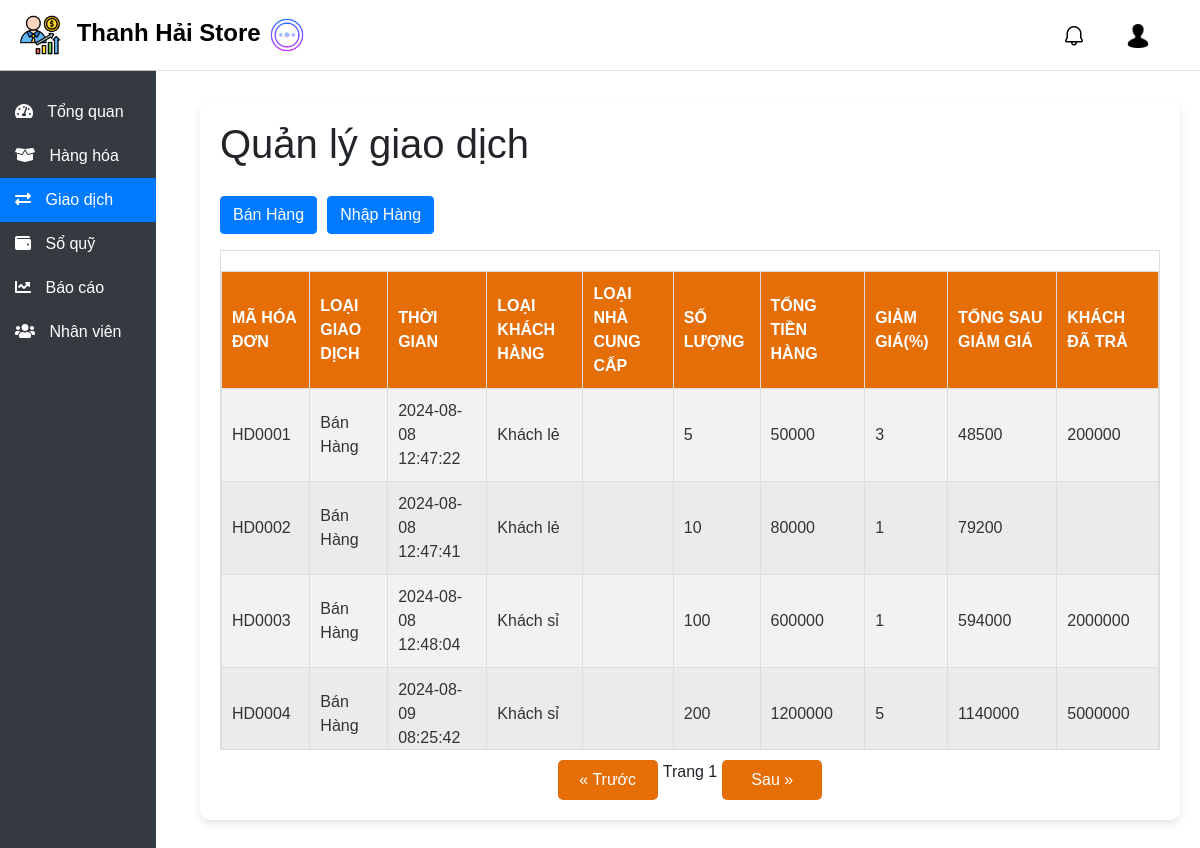
Page /transaction (signed in) on the committed database.
### db.py (models this page shows)
class Bill(db.Model):
    __tablename__ = 'bill'
    id_bill = db.Column(db.Integer, primary_key=True)
    quantity = db.Column(db.Integer, nullable=False)
    date = db.Column(db.DateTime, default=lambda: datetime.utcnow().replace(microsecond=0), nullable=False)
    type_transaction = db.Column(db.String(255), nullable=True)
    type_customer = db.Column(db.String(255), nullable=True)
    totalprice = db.Column(db.Integer, nullable=True)
    discount = db.Column(db.Integer, nullable=True)
    afterdiscount = db.Column(db.Integer, nullable=True)
    customerpaid = db.Column(db.Integer, nullable=True)
    id_product = db.Column(db.Integer, nullable=False)
    phone_customer = db.Column(db.Integer, nullable=True)
    type_supplier = db.Column(db.String(255), nullable=True)
    phone_supplier = db.Column(db.Integer, nullable=True)

### app.py (the view)
@app.route("/transaction", methods=["GET"])
def admin_transaction():
    if "user_id" in session and session["usertype"] == "admin":
        user = Register.query.filter_by(id=session["user_id"]).first()
        if user:
            bills = get_bills()
            return render_template(
                "admin/transaction.html", user_name=user.user, bills=bills
            )
        else:
            return "Không tìm thấy thông tin người dùng"
    else:
        return redirect(url_for("login"))

### templates/admin/transaction.html (shortened to what this page needs)
<!DOCTYPE html>
<html lang="en">
<head>
    <link rel="stylesheet" href="https://stackpath.bootstrapcdn.com/bootstrap/4.5.2/css/bootstrap.min.css">
    <link rel="stylesheet" href="https://cdnjs.cloudflare.com/ajax/libs/font-awesome/5.15.3/css/all.min.css">
    <link rel="stylesheet" href="../../static/css/transaction.css">
</head>
<body>
    <nav class="navbar navbar-custom navbar-expand-lg">
        <a class="navbar-brand" href="#">
            <img src="../../static/img/logo_login.png" alt="Logo" style="width: 40px; margin-right: 10px;">
            Thanh Hải Store
            <img src="../../static/img/more.png" alt="More" id="toggleSidebar"
                style="width: 40px; margin-right: 10px; cursor: pointer;">
        </a>
        <ul class="navbar-nav ml-auto">
            <li class="nav-item">
                <a class="nav-link" href="#">
                    <div id="notification-icon">
                        <img src="../../static/img/notification.png" alt="Thông báo" class="notification-icon">
                    </div>
                </a>
            </li>
            <li class="nav-item">
                <a class="nav-link" href="/account">
                    <img src="../../static/img/user.png" alt="Tài khoản" class="account-icon">
                </a>
            </li>
        </ul>
    </nav>
    <div class="sidebar" id="sidebar">
        <a href="/overview"><i class="fas fa-tachometer-alt"></i> Tổng quan</a>
        <a href="/product"><i class="fas fa-box-open"></i> Hàng hóa</a>
        <a href="/transaction" class="active"><i class="fas fa-exchange-alt"></i> Giao dịch</a>
        <a href="/treasury"><i class="fas fa-wallet"></i> Sổ quỹ</a>
        <a href="/report"><i class="fas fa-chart-line"></i> Báo cáo</a>
        <a href="/staff"><i class="fas fa-users"></i> Nhân viên</a>
    </div>
    <div class="content" id="content">
        <div class="card-container">
            <div class="main-content">
                <h1>Quản lý giao dịch</h1>
                <div class="btn-container">
                    <button id="addBillExport" class="btn btn-primary mb-3" onclick="openNewTabExport()">Bán Hàng</button>
                    <button id="addBillImport" class="btn btn-primary mb-3" onclick="openNewTabImport()">Nhập Hàng</button>
                </div>
                <div class="table-responsive">
                    <table id="productTable">
                        <thead>
                            <tr>
                                <th>Mã hóa đơn</th>
                                <th>Loại giao dịch</th>
                                <th>Thời gian</th>
                                <th>Loại khách hàng</th>
                                <th>Loại nhà cung cấp</th>
                                <th>Số lượng</th>
                                <th>Tổng tiền hàng</th>
                                <th>Giảm giá(%)</th>
                                <th>Tổng sau giảm giá</th>
                                <th>Khách đã trả</th>
                            </tr>
                        </thead>
                        <tbody>
                            {% for bill in bills %}
                            <tr data-id="{{ bill.id_bill }}">
                                <td>{{ bill.code_bill or '' }}</td>
                                <td>{{ bill.type_transaction or '' }}</td>
                                <td>{{ bill.date or '' }}</td>
                                <td>{{ bill.type_customer or '' }}</td>
                                <td>{{ bill.type_supplier or '' }}</td>
                                <td>{{ bill.quantity or '' }}</td>
                                <td>{{ bill.totalprice or '' }}</td>
                                <td>{{ bill.discount or '' }}</td>
                                <td>{{ bill.afterdiscount or '' }}</td>
                                <td>{{ bill.customerpaid or '' }}</td>
                            </tr>
                            {% endfor %}
                        </tbody>
                    </table>
                </div>
                <div class="table-pagination">
                    <button id="prevPageBtn">&laquo; Trước</button>
                    <span id="currentPage">Trang 1</span>
                    <button id="nextPageBtn">Sau &raquo;</button>
                </div>
            </div>
        </div>
    </div>
</body>
</html>

### static/css/transaction.css (style rules this page uses)
body { font-family: Arial, sans-serif; background-image: url('../../static/img/background_dash2.jpg'); background-size: cover; background-repeat: no-repeat; background-attachment: fixed; margin: 0; padding: 0; }
.navbar-custom { background-color: rgba(255, 255, 255, 0.8); border-bottom: 1px solid rgba(0, 0, 0, 0.1); color: black; padding: 10px 20px; position: fixed; top: 0; width: 100%; z-index: 1000; transition: background-color 0.3s ease; }
.navbar-custom .navbar-brand { color: black; font-size: 24px; font-weight: bold; }
.navbar-custom .navbar-nav .nav-link { color: white; margin-right: 20px; position: relative; font-size: 18px; padding: 10px; }
.notification-icon, .account-icon { width: 24px; height: auto; }
.sidebar { height: 100%; width: 13%; position: fixed; top: 70px; left: 0; background-color: #343a40; padding-top: 20px; z-index: 999; transition: width 0.3s ease; overflow-x: hidden; white-space: nowrap; }
.sidebar a { padding: 10px 15px; text-decoration: none; font-size: 16px; color: white; display: block; transition: background-color 0.3s ease, padding-left 0.3s ease; position: relative; }
.sidebar a i { margin-right: 10px; transition: transform 0.3s ease; }
.sidebar a.active { background-color: #007bff; }
.content { margin-left: 15%; margin-top: 80px; padding: 20px; transition: margin-left 0.3s ease; display: flex; }
.card-container { width: 100%; background-color: rgba(255, 255, 255, 0.9); padding: 20px; border-radius: 10px; box-shadow: 0 4px 8px rgba(0, 0, 0, 0.1); }
.main-content { display: flex; flex-direction: column; }
table { width: 100%; border-collapse: collapse; margin-top: 20px; box-shadow: 0 4px 8px rgba(0, 0, 0, 0.1); background-color: #f8f8f8; }
th, td { border: 1px solid #dddddd; text-align: left; padding: 10px; transition: background-color 0.3s ease, color 0.3s ease; }
th { background-color: #e56e07; color: white; text-transform: uppercase; }
td { background-color: #f2f2f2; color: #333; }
tr:nth-child(even) td { background-color: #ebebeb; }
.table-responsive { max-height: 500px; overflow-y: auto; overflow-x: auto; border: 1px solid #ddd; }
.table-pagination { display: flex; justify-content: center; margin-top: 10px; }
.table-pagination button { width: 100px; padding: 8px 12px; margin: 0 5px; background-color: #e56e07; color: white; border: none; border-radius: 5px; cursor: pointer; }
.btn-container { display: flex; gap: 10px; margin-top: 20px; }

### rows in the picture
Bill: code_bill "HD0001", type_transaction "Bán Hàng", date "2024-08-08 12:47:22", type_customer "Khách lẻ", quantity "5", totalprice "50000", discount "3", afterdiscount "48500", customerpaid "200000"
Bill: code_bill "HD0002", type_transaction "Bán Hàng", date "2024-08-08 12:47:41", type_customer "Khách lẻ", quantity "10", totalprice "80000", discount "1", afterdiscount "79200"
Bill: code_bill "HD0003", type_transaction "Bán Hàng", date "2024-08-08 12:48:04", type_customer "Khách sỉ", quantity "100", totalprice "600000", discount "1", afterdiscount "594000", customerpaid "2000000"
Bill: code_bill "HD0004", type_transaction "Bán Hàng", date "2024-08-09 08:25:42", type_customer "Khách sỉ", quantity "200", totalprice "1200000", discount "5", afterdiscount "1140000", customerpaid "5000000"
